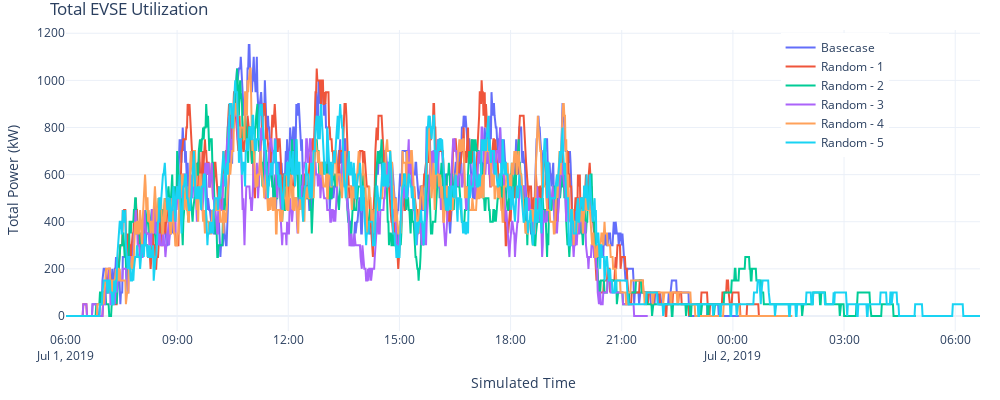

The code cell stored with this chart in its notebook:
### Markdown cell above
#### 5.4 EVSE Utilization

### Code cell
#fig = px.line(evse_util, x="datetime", y="total_power", color='analysis_id', name=['Basecase', 'Scenario - 1', 'Scenario - 2', 'Scenario - 3'], range_x=['2019-07-01 06:00','2019-07-02'])

fig = go.Figure()
fig.add_trace(go.Scatter(x=evse_util[evse_util['analysis_id'] == 438]['datetime'], y=evse_util[evse_util['analysis_id'] == 438]['total_power'],
                    mode='lines',
                    name='Basecase'))
fig.add_trace(go.Scatter(x=evse_util[evse_util['analysis_id'] == 437]['datetime'], y=evse_util[evse_util['analysis_id'] == 437]['total_power'],
                    mode='lines',
                    name='Random - 1'))
fig.add_trace(go.Scatter(x=evse_util[evse_util['analysis_id'] == 436]['datetime'], y=evse_util[evse_util['analysis_id'] == 436]['total_power'],
                    mode='lines',
                    name='Random - 2'))
fig.add_trace(go.Scatter(x=evse_util[evse_util['analysis_id'] == 435]['datetime'], y=evse_util[evse_util['analysis_id'] == 435]['total_power'],
                    mode='lines',
                    name='Random - 3'))
fig.add_trace(go.Scatter(x=evse_util[evse_util['analysis_id'] == 434]['datetime'], y=evse_util[evse_util['analysis_id'] == 434]['total_power'],
                    mode='lines',
                    name='Random - 4'))
fig.add_trace(go.Scatter(x=evse_util[evse_util['analysis_id'] == 433]['datetime'], y=evse_util[evse_util['analysis_id'] == 433]['total_power'],
                    mode='lines',
                    name='Random - 5'))

fig.update_layout(title="Total EVSE Utilization",
                  yaxis_title="Total Power (kW)", 
                  xaxis_title="Simulated Time", 
                  uniformtext_minsize=8, 
                  uniformtext_mode='hide', 
                  width=1000, 
                  height=400, 
                  margin=dict(l=20, r=20, t=30, b=20), template='plotly_white', showlegend=True, legend=dict(
    yanchor="top",
    y=0.99,
    xanchor="right",
    x=0.9
))
fig.show()

### Figure 1 — Plotly figure (JSON) as saved in the notebook; plotly's stock layout.template omitted (floating-point values rounded to 4 significant figures; data arrays with more than 128 entries replaced by an {"elided": "..."} marker saying what was removed)
{"data": [{"mode": "lines", "name": "Basecase", "type": "scatter", "x": {"elided": "1111 str values"}, "y": {"elided": "1111 int values"}}, {"mode": "lines", "name": "Random - 1", "type": "scatter", "x": {"elided": "1175 str values"}, "y": {"elided": "1175 int values"}}, {"mode": "lines", "name": "Random - 2", "type": "scatter", "x": {"elided": "1377 str values"}, "y": {"elided": "1377 int values"}}, {"mode": "lines", "name": "Random - 3", "type": "scatter", "x": {"elided": "943 str values"}, "y": {"elided": "943 int values"}}, {"mode": "lines", "name": "Random - 4", "type": "scatter", "x": {"elided": "1177 str values"}, "y": {"elided": "1177 int values"}}, {"mode": "lines", "name": "Random - 5", "type": "scatter", "x": {"elided": "1481 str values"}, "y": {"elided": "1481 int values"}}], "layout": {"height": 400, "legend": {"x": 0.9, "xanchor": "right", "y": 0.99, "yanchor": "top"}, "margin": {"b": 20, "l": 20, "r": 20, "t": 30}, "showlegend": true, "title": {"text": "Total EVSE Utilization"}, "uniformtext": {"minsize": 8, "mode": "hide"}, "width": 1000, "xaxis": {"autorange": true, "range": ["2019-07-01 06:00:07", "2019-07-02 06:40:07"], "title": {"text": "Simulated Time"}, "type": "date"}, "yaxis": {"autorange": true, "range": [-63.89, 1214.0], "title": {"text": "Total Power (kW)"}, "type": "linear"}}}
